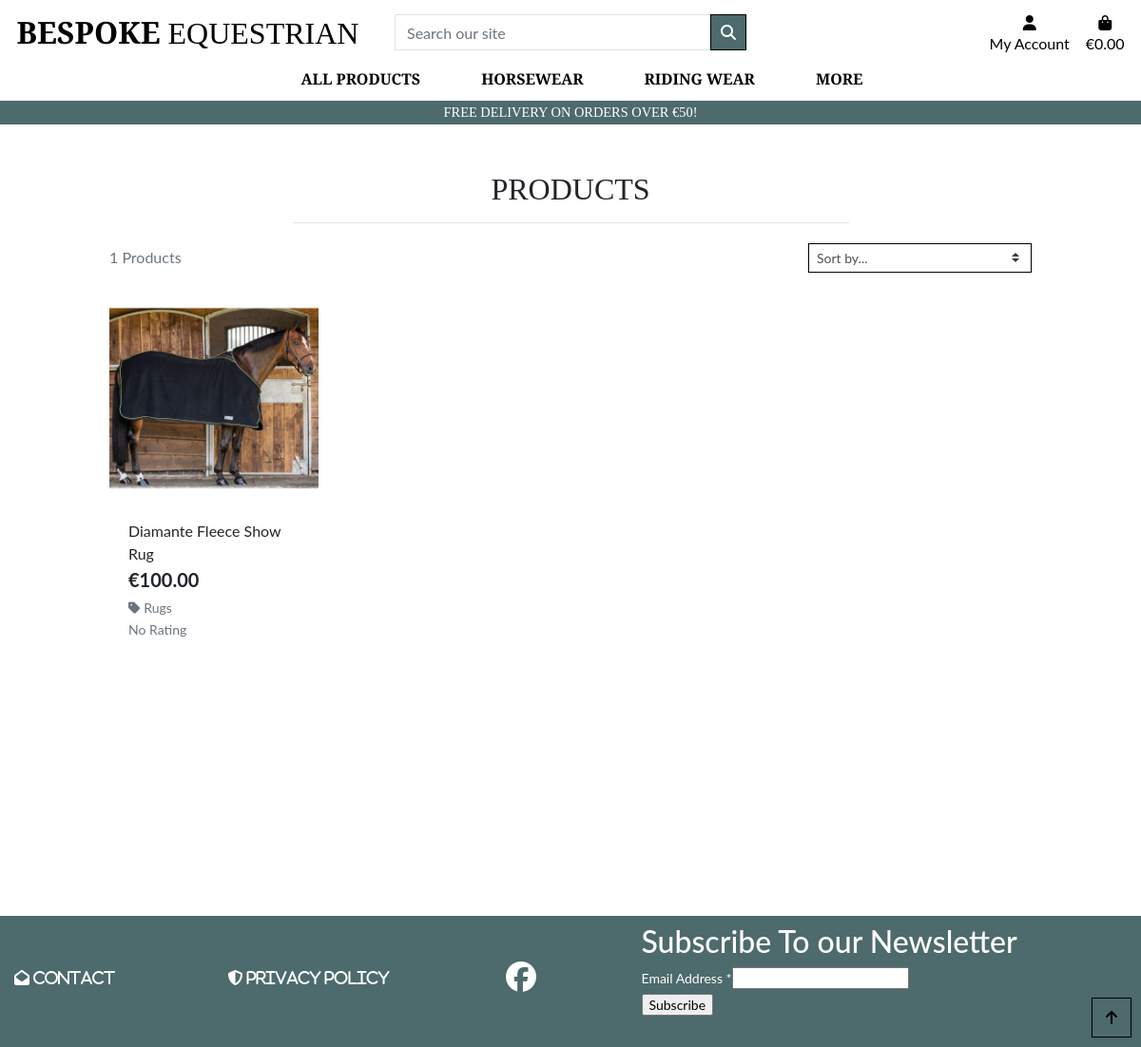
Screenshot of /products/ with the database file from the repository.
### products/models.py (models this page shows, shortened)
class Product(models.Model):
    category = models.ForeignKey('Category', null=True, blank=True, on_delete=models.SET_NULL)
    sku = models.CharField(max_length=254, null=True, blank=True)
    name = models.CharField(max_length=254)
    description = models.TextField()
    has_sizes = models.BooleanField(default=False, null=True, blank=True)
    has_colors =models.BooleanField(default=False, null=True, blank=True)
    price = models.DecimalField(max_digits=6, decimal_places=2)
    rating = models.DecimalField(max_digits=6, decimal_places=2, null=True, blank=True)
    image = models.FileField(null=True, blank=True)

class Category(models.Model):
    name = models.CharField(max_length=254)
    friendly_name = models.CharField(max_length=254, null=True, blank=True)

### products/views.py (the view, shortened to what this page needs)
# urls.py: path('', views.all_products, name='products'),
def all_products(request):
    products = Product.objects.all()
    query = None
    categories = None
    sort = None
    direction = None
    current_sorting = f'{sort}_{direction}'
    context = {
        'products': products,
        'search_term': query,
        'current_categories': categories,
        'current_sorting': current_sorting,
    }
    return render(request, 'products/products.html', context)

### bag/contexts.py (called while the page is built, shortened)
def bag_contents(request):
    bag_items = []
    total = 0
    product_count = 0
    bag = request.session.get('bag', {})
    discount = 0
    savings = 0
    grand_total = total - savings
    if total < settings.FREE_DELIVERY_THRESHOLD:
        delivery = total * Decimal(settings.STANDARD_DELIVERY_PERCENTAGE / 100)
        free_delivery_delta = settings.FREE_DELIVERY_THRESHOLD - total
    else:
        delivery = 0
        free_delivery_delta = 0
    grand_total = delivery + total
    context = {
        'bag_items': bag_items,
        'total': total,
        'product_count': product_count,
        'delivery': delivery,
        'free_delivery_delta': free_delivery_delta,
        'free_delivery_threshold': settings.FREE_DELIVERY_THRESHOLD,
        'grand_total': grand_total,
    }
    return context

### products/templates/products/products.html (shortened to what this page needs)
{% extends "base.html" %}
{% load static %}
{% block page_header %}
<div class="container header-container">
</div>
{% endblock %}
{% block content %}
<div class="overlay"></div>
<div class="container-fluid">
    <div class="row">
        <div class="col text-center mt-3">
            <h2 class="logo-font">Products</h2>
            <hr class="w-50 mb-1">
        </div>
    </div>
    <div class="row">
        <div class="product-container col-10 offset-1">
            <div class="row mt-1 mb-2">
                <div class="col-12 col-md-6 my-auto order-md-last d-flex justify-content-center justify-content-md-end">
                    <div class="sort-select-wrapper w-50">
                        <select id="sort-selector"
                            class="custom-select custom-select-sm rounded-0 border border-{% if current_sorting != 'None_None' %}info{% else %}black{% endif %}">
                            <option value="reset" {% if current_sorting == 'None_None' %}selected{% endif %}>Sort by...
                            </option>
                        </select>
                    </div>
                </div>
                <div class="col-12 col-md-6 order-md-first">
                    <p class="text-muted mt-3 text-center text-md-left">
                        {{ products|length }} Products
                    </p>
                </div>
            </div>
            <div class="row">
                {% for product in products %}
                <div class="col-sm-6 col-md-6 col-lg-4 col-xl-3">
                    <div class="card h-100 border-0">
                        {% if product.image %}
                        <a href="{% url 'product_detail' product.id %}">
                            <img class="card-img-top img-fluid" src="{{ product.image.url }}" alt="{{ product.name }}">
                        </a>
                        {% else %}
                        <a href="{% url 'product_detail' product.id %}">
                            <img class="card-img-top img-fluid" src="{{ MEDIA_URL }}noimage.png"
                                alt="{{ product.name }}">
                        </a>
                        {% endif %}
                        <div class="card-body pb-0">
                            <p class="mb-0">{{ product.name }}</p>
                        </div>
                        <div class="card-footer bg-white pt-0 border-0 text-left">
                            <div class="row">
                                <div class="col">
                                    <p class="lead mb-0 text-left font-weight-bold">€{{ product.price }}</p>
                                    {% if product.category %}
                                    <p class="small mt-1 mb-0">
                                        <a class="text-muted"
                                            href="{% url 'products' %}?category={{ product.category.name }}">
                                            <i class="fas fa-tag mr-1"></i>{{ product.category.friendly_name }}
                                        </a>
                                    </p>
                                    {% endif %}
                                    {% if product.rating %}
                                    <small class="text-muted"><i class="fas fa-star mr-1"></i>{{ product.rating }} /
                                        5</small>
                                    {% else %}
                                    <small class="text-muted">No Rating</small>
                                    {% endif %}
                                </div>
                            </div>
                        </div>
                    </div>
                </div>
                {% endfor %}
            </div>
        </div>
    </div>
</div>
<div class="btt-button shadow-sm rounded-0 border border-black">
    <a class="btt-link d-flex h-100">
        <i class="fas fa-arrow-up text-black mx-auto my-auto"></i>
    </a>
</div>
{% endblock %}

### static/css/base.css (style rules this page uses)
html { height: 100%; }
body { background: url('/static/images/hero2.webp') no-repeat center center fixed; background-size: cover; font-family: 'Lato'; }
.logo-font { text-transform: uppercase; font-family: 'Playfair Display' }
.text-black { color: #000 !important; }
.border-black { border: 1px solid black !important; }
.overlay { height: 100%; width: 100%; top: 0; left: 0; position: fixed; background: white; z-index: -1; }
.btt-button { height: 42px; width: 42px; position: fixed; bottom: 10px; right: 10px; }
.btt-link, .update-link, .remove-item { cursor: pointer; }
@media (min-width: 1200px) { .container { max-width: 80%; } }
@media (min-width: 992px) { .header-container { padding-top: 164px; } }

### rows the page displays
Product: image (picture), name "Diamante Fleece Show Rug", price "100.00", category.friendly_name "Rugs", shows "No Rating"

### other values shown
{{ free_delivery_threshold }} "50"
{{ products|length }} "1"
